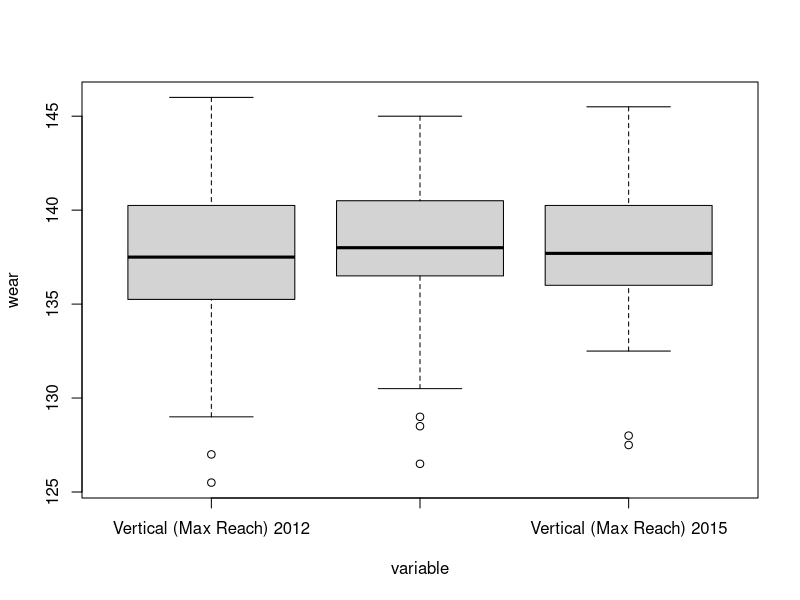
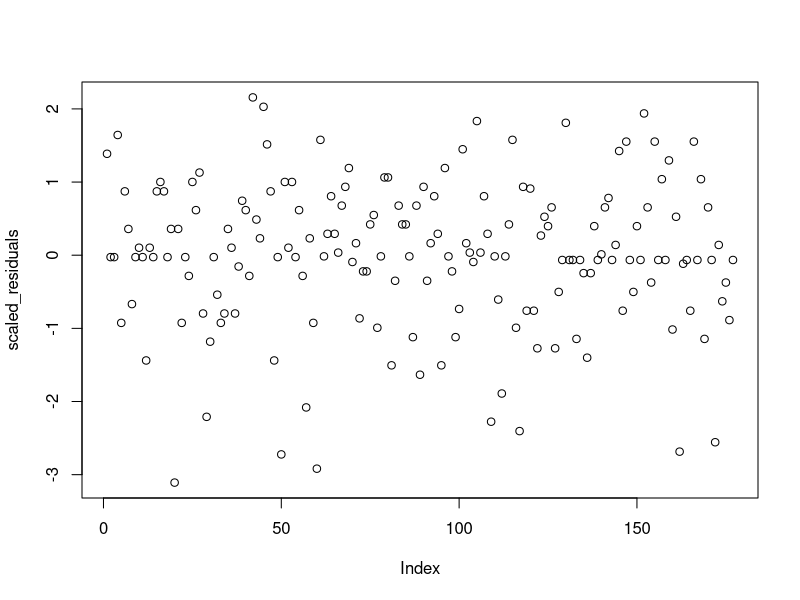
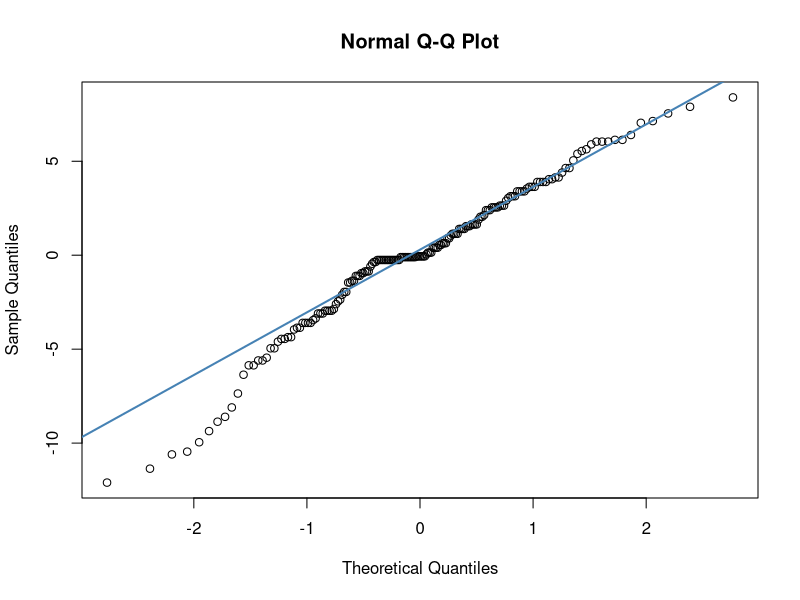
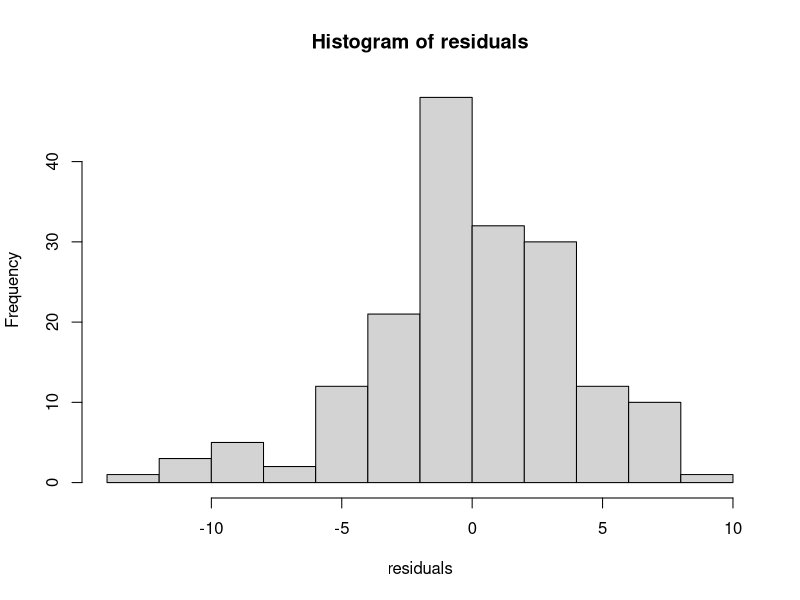

Write R code to recreate these figures, in order.
library(lmtest)
data2012 <- read.csv("2012_nba_draft_combine_fixed.csv")
data2013 <- read.csv("2013_nba_draft_combine_fixed.csv")
data2014 <- read.csv("2014_nba_draft_combine_fixed.csv")
data2015 <- read.csv("2015_nba_draft_combine_fixed.csv")

# variable <- c(rep('Vertical (Max Reach) 2012',49), rep('Vertical (Max Reach) 2013', 49), rep('Vertical (Max Reach) 2014', 49), rep('Vertical (Max Reach) 2015', 49))
# wear <- c(data2012$Vertical..Max.Reach., data2013$Vertical..Max.Reach., data2014$Vertical..Max.Reach., data2015$Vertical..Max.Reach.)


variable <- c(rep('Vertical (Max Reach) 2012',59), rep('Vertical (Max Reach) 2014', 59), rep('Vertical (Max Reach) 2015', 59))
wear <- c(data2012$Vertical..Max.Reach., data2014$Vertical..Max.Reach., data2015$Vertical..Max.Reach.)


df <- data.frame(variable, wear)

boxplot(wear~variable, data=df)
variable.anova <- aov(wear~variable, data=df)
summary(variable.anova)

residuals <- variable.anova$residuals

scaled_residuals <- scale(variable.anova$residuals)
plot(scaled_residuals)

qqnorm(residuals)
qqline(residuals,col="steelblue",lwd=2)

hist(residuals)

shapiro.test(residuals)

dwtest(variable.anova)

bartlett.test(residuals,df$variable)